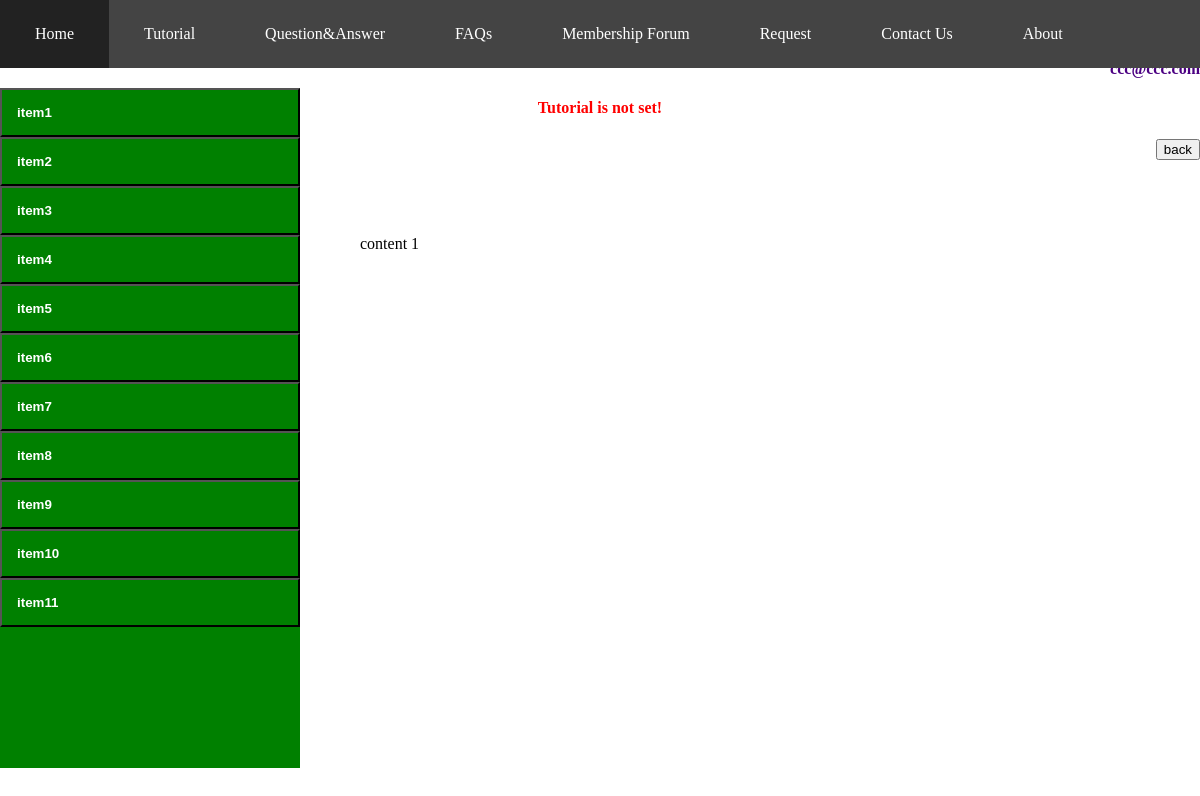
Page /tutorial/preview.php (signed in) on the committed database.
### tables this page shows
CREATE TABLE `content_general` (
  `page_no` int(11) NOT NULL,
  `tutorial_id` int(11) NOT NULL,
  `navbarItem` varchar(150) DEFAULT NULL,
  `content` text,
  `create_date` timestamp NOT NULL DEFAULT CURRENT_TIMESTAMP ON UPDATE CURRENT_TIMESTAMP
);

### tutorial/preview2.php (the view, shortened to what this page needs)
<?php
	require '../login(08.09.2017)_session/model/config.php';
	$existingItems = $showContent = "";
	$content = array();
	$i = $totalItems = 0;
	$query = "SELECT * FROM content_general";
	$result = $conn->query($query);
	if ($result->num_rows > 0) {
		while($row = $result->fetch_assoc()){
			$i++;
			$item = $row['navbarItem'];
			$existingItems .= '<input type="submit" name="item'.$i.'" value="'.$item.'" style="width: 100%; color: white; padding: 5%; text-decoration: none; font-weight: bold; text-align: left; display: block; background-color: green;">';
			$content[$i] = $row['content'];
		}
	}
	$showContent = $content[1];
?>

### tutorial/preview.php (shortened to what this page needs)
<?php
	if(isset($_SESSION['email'])){
		$user = $_SESSION['email'];
		echo "<div style='text-align: right; color: indigo; margin-top: 5%;'><h4>" . $user . "</h4></div>";
	}
	else{
		header("location: ../login(08.09.2017)_session/view/loginPage.php");
	}
	if(isset($_SESSION['tutorial'])){
		$tutorial = $_SESSION['tutorial'];
	}
	else{
		echo "<div style='text-align: center; color: red;'><h4>Tutorial is not set!</h4></div>";
	}
	require 'preview2.php';
?>
<!DOCTYPE html>
<html>
<head>
	<link rel="stylesheet" type="text/css" href="../view/css/preview.css">
	<link rel="stylesheet" type="text/css" href="../view/css/navbar.css">
</head>
<body>
	<form method="post" action="">
		<?php include '../view/public/navbar.php'; ?>
		<div id="table">
			<div id="row">
				<input type="submit" name="backPage" value="back" style="float: right;">
			</div>
			<div id="row">
				<div id="sidenav">
					<?php echo $existingItems; ?>
				</div>
				<div id="content">
					<?php echo $showContent; ?>
				</div>
			</div>
				<?php include '../view/public/footer.php'; ?>
		</div>
	</form>
</body>
</html>

### View/public/navbar.php
<link rel="stylesheet" type="text/css" href="../css/navbar.css">
<ul class="navbar">
	<li><a href="./home.php">Home</a></li>
	<li><a href="./selectTutorial.php">Tutorial</a></li>
	<li><a href="./questions.php">Question&Answer</a></li>
	<li><a href="#">FAQs</a></li>
	<li><a href="./../../login(08.09.2017)_session/view/index.php">Membership Forum</a></li>
	<li><a href="#">Request</a></li>
	<li><a href="#">Contact Us</a></li>
	<li><a href="#">About</a></li>
</ul>

### View/public/footer.php (shortened to what this page needs)
<link rel="stylesheet" type="text/css" href="../css/footer.css">

### View/css/preview.css (style rules this page uses)
* { box-sizing: border-box; }
body { margin: 0; }
#sidenav { height: 85%; width: 25%; position: fixed; z-index: 1; top: 11%; left: 0; background-color: green; overflow-x: hidden; }
#content { padding-top: 8%; margin-left: 25%; padding-left: 5%; padding-right: 5%; }

### View/css/navbar.css (style rules this page uses)
.navbar { list-style-type: none; margin: 0; padding: 0; overflow: hidden; background-color: #444; position: fixed; top: 0; width: 100%; }
.navbar li { float: left; }
.navbar li a { display: block; color: white; text-align: center; padding: 25px 35px 25px 35px; text-decoration: none; }

### rows in the picture
content_general: navbarItem "item1"
content_general: navbarItem "item2"
content_general: navbarItem "item3"
content_general: navbarItem "item4"
content_general: navbarItem "item5"
content_general: navbarItem "item6"
content_general: navbarItem "item7"
content_general: navbarItem "item8"
content_general: navbarItem "item9"
content_general: navbarItem "item10"
content_general: navbarItem "item11"

### other values in the picture
$user "ccc@ccc.com"
$showContent "content 1"
